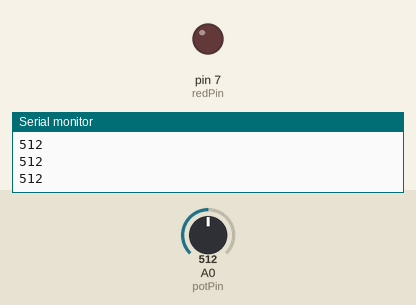
Bench run of a sketch on a simulated Arduino Uno, built with avr-gcc and run on an emulated ATmega328P. Parts: output pins drawn as LEDs (lit = HIGH), the last lines printed to the serial monitor. The test bench sets the inputs (shaded band); at power-on: A0 (potPin) = 512.

Above: at 1.2 s.
1.3 s: A0 (potPin) set to 991
2.8 s: A0 (potPin) set to 1008
At 3.2 s:
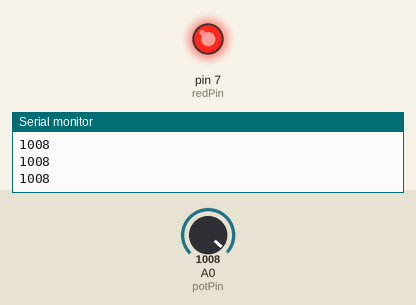
4.4 s: A0 (potPin) set to 990
At 5.7 s:
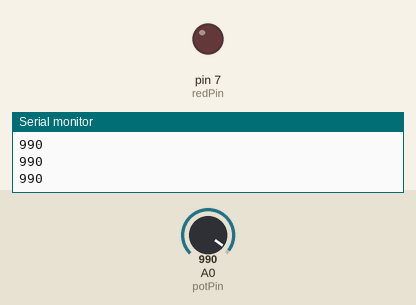
6.0 s: A0 (potPin) set to 1010
At 7.2 s:
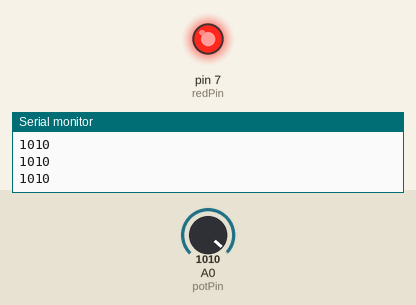
Timing chart, 0 to 8.6 s (numbered marks = the images above; inputs shaded):
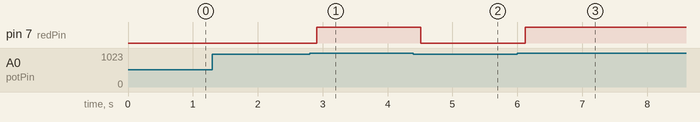

Measured:
- the behaviour switches between 999 and 1000 on A0 (potPin) (found by bisection; images 0 and 1)
- after the input at 2.8 s, pin 7 (redPin): LOW → HIGH after 0.11 s
- after the input at 4.4 s, pin 7 (redPin): HIGH → LOW after 0.11 s
- after the input at 6.0 s, pin 7 (redPin): LOW → HIGH after 0.12 s

The sketch:

sketch_dec31b_whileloop_potentiometer.ino
```cpp
int potVal; // value returned by the potentiometer.
int delayTime = 100;
int potPin = A0;  // Analog port goes to the Current port on the potentiometer.
int redPin = 7; // red LED light on pin 7.

void setup() {
  // put your setup code here, to run once:
Serial.begin(9600);
pinMode(potPin,INPUT);
pinMode(redPin,OUTPUT);

}

void loop() {
  // put your main code here, to run repeatedly:
potVal = analogRead(potPin);
Serial.println(potVal);
delay(delayTime);

while (potVal >= 1000){       // Therfore while the potentiometer value read greater or equal to 1000,
  digitalWrite(redPin,HIGH);  // the red LED will light up.
  potVal = analogRead(potPin);  // analogRead method will read in the value of the potentiometer Current,
  Serial.println(potVal);     // and pass to var potVal, which will print line out to Serial display.
  delay(delayTime);

}
digitalWrite(redPin,LOW);   // And so if the potentiometer value is NOT greater or equal to 1000,
                            // then the red LED will not light up.

}

// https://www.youtube.com/watch?v=CITZIv3SmvU
```
